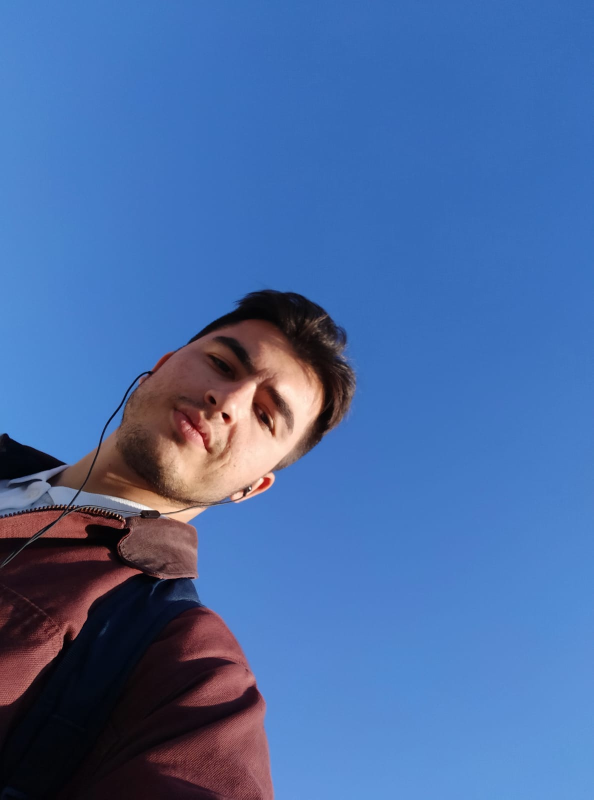
#> input picture image.jpeg, 1187 x 1599 px (shown at 1/2 size)
$ python main.py
#> lines starting #> are read from the running program, lines starting #| are printed output that depends on the picture
import cv2
import  numpy as np

kernel = np.ones((15,5), np.uint8)
image = cv2.imread("image.jpeg",0)
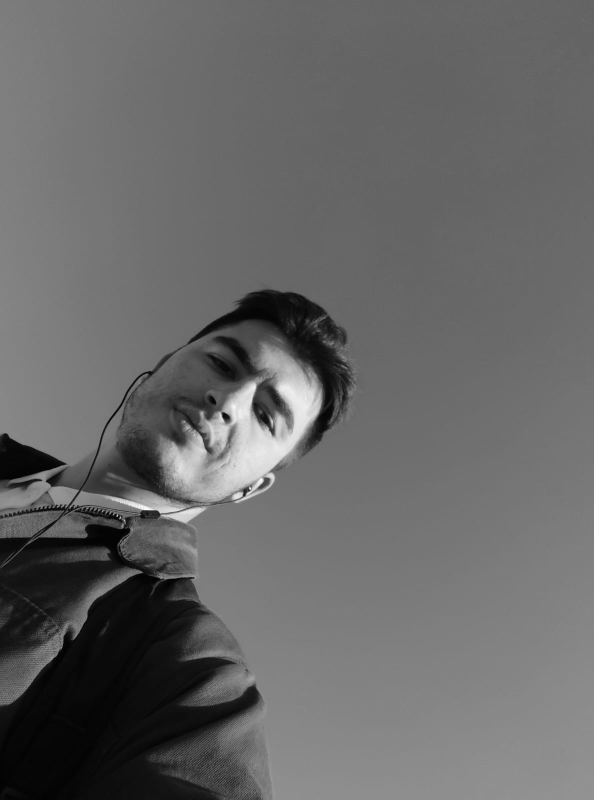
#> image: shape (1599, 1187) (shown at 1/2 size); min 0, max 255, mean 103
wanted = cv2.resize(image,(400,400))

erosion = cv2.erode(wanted,kernel)
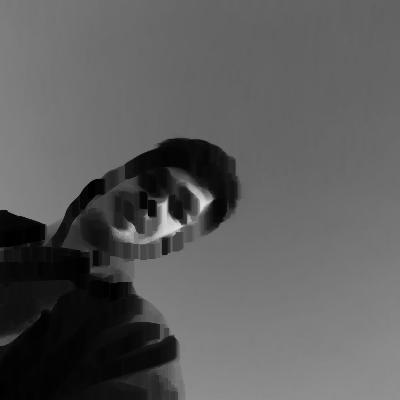
#> erosion: shape (400, 400); min 0, max 224, mean 92
dilation = cv2.dilate(wanted,kernel,iterations=2)
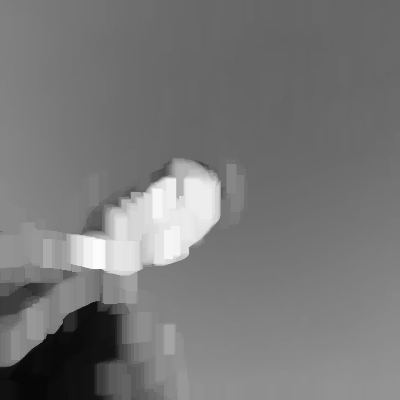
#> dilation: shape (400, 400); min 7, max 251, mean 119.7
opening = cv2.morphologyEx(wanted,cv2.MORPH_OPEN,kernel)
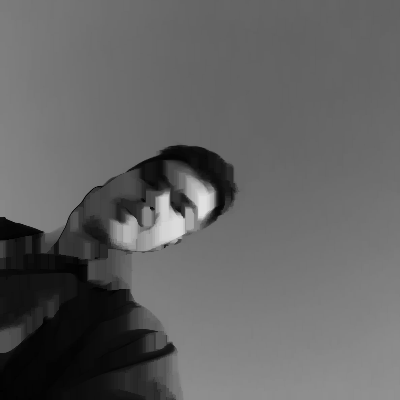
#> opening: shape (400, 400); min 0, max 224, mean 98.7
closing= cv2.morphologyEx(wanted,cv2.MORPH_CLOSE,kernel)
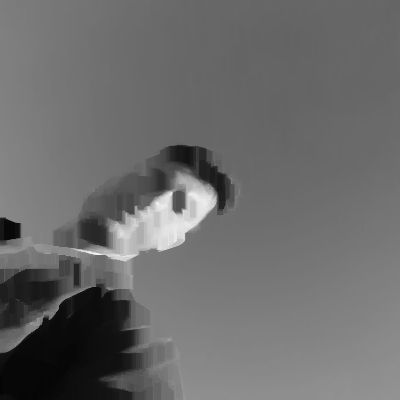
#> closing: shape (400, 400); min 5, max 251, mean 107
gradient = cv2.morphologyEx(wanted, cv2.MORPH_GRADIENT,kernel)
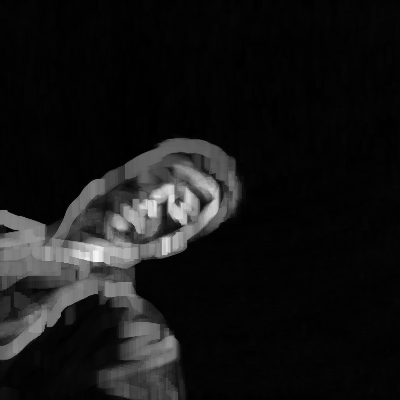
#> gradient: shape (400, 400); min 0, max 244, mean 21.9
tophat = cv2.morphologyEx(wanted, cv2. MORPH_TOPHAT,kernel)
blackhat = cv2.morphologyEx(wanted, cv2.MORPH_BLACKHAT,kernel)
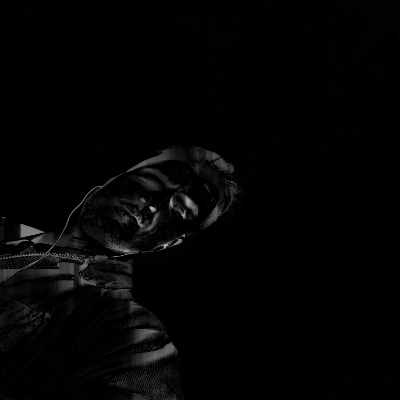
#> blackhat: shape (400, 400); min 0, max 194, mean 4

#> (the run stopped early here; a loop or call above may not have finished)
